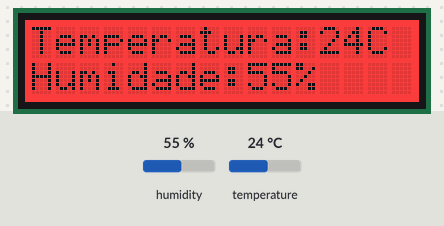
The sketch below on a simulated ESP8266 (NodeMCU). Parts: 16×2 character LCD. The inputs (shaded band) are chosen by the test bench; at power-on: humidity 55 %, temperature 24 °C.

Above: at 1.2 s.
1.3 s: humidity set to 22 %
At 3.4 s:
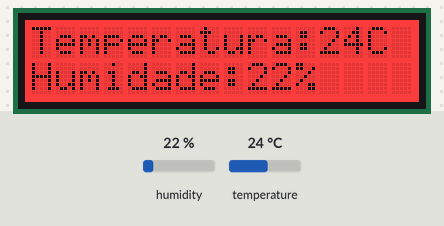
3.7 s: temperature set to 12 °C
At 5.6 s:
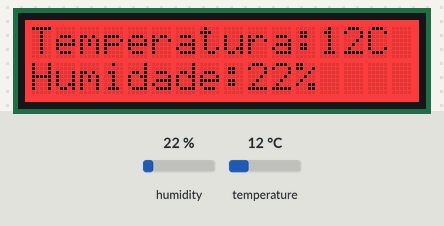
5.9 s: humidity set to 40 %
At 7.9 s:
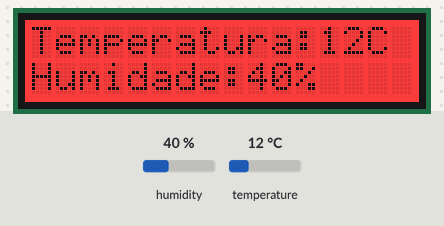
8.2 s: temperature set to 19 °C
At 10.2 s:
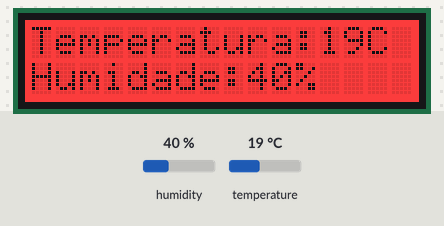
Timing chart, 0 to 11.4 s (numbered marks = the images above; inputs shaded):
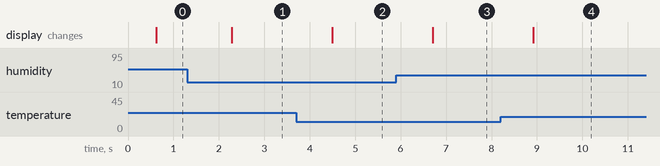

Measured:
- after the input at 1.3 s, the display: changes after 0.98 s (image 1)
- after the input at 3.7 s, the display: changes after 0.79 s (image 2)
- after the input at 5.9 s, the display: changes after 0.81 s (image 3)
- after the input at 8.2 s, the display: changes after 0.72 s (image 4)

The sketch:

dht11.ino
```cpp
// (licence header left out)
// Include the DHT11 library for interfacing with the sensor.
#include <DHT11.h>
#include <Wire.h>
#include "rgb_lcd.h"
// Create an instance of the DHT11 class.
// - For Arduino: Connect the sensor to Digital I/O Pin 2.
// - For ESP32: Connect the sensor to pin GPIO2 or P2.
// - For ESP8266: Connect the sensor to GPIO2 or D4.

DHT11 dht11(2);
rgb_lcd lcd;

//caso necessário
int kelvin = 273;

int temperatura_celsius = 0;
int humidity = 0;

void setup() {
    // Initialize serial communication to allow debugging and data readout.
    // Using a baud rate of 9600 bps.
    Serial.begin(9600);
    lcd.begin(16,2);
    lcd.setRGB(255,0,0);

    // Uncomment the line below to set a custom delay between sensor readings (in milliseconds).
    // dht11.setDelay(500); // Set this to the desired delay. Default is 500ms.
}

void loop() {
    //lcd.clear();

    // Attempt to read the temperature and humidity values from the DHT11 sensor.
    int result = dht11.readTemperatureHumidity(temperatura_celsius, humidity);

    // Check the results of the readings.
    // If the reading is successful, print the temperature and humidity values.
    // If there are errors, print the appropriate error messages.
    if (result == 0) {

        lcd.setCursor(0, 0);
        lcd.print("Temperatura: ");
        lcd.setCursor(12, 0);
        lcd.print(temperatura_celsius);
        lcd.setCursor(14, 0);
        lcd.print("C");
        lcd.setCursor(0, 1);
        lcd.print("Humidade:");
        lcd.setCursor(9,1);
        lcd.print(humidity);
        lcd.setCursor(11, 1);
        lcd.print("%");

    }


    //delay(1000);
}
```
